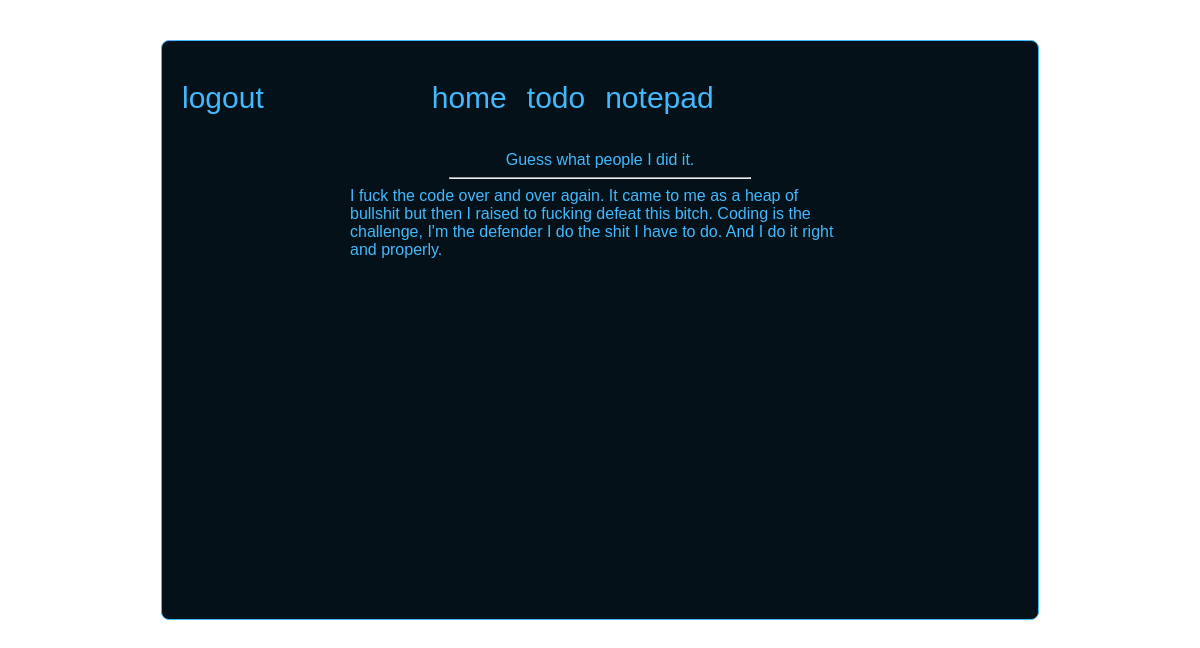
The app's page /notepadRoom/4/ (signed in) with its own data.
### base/models.py (models this page shows)
class Notepad(models.Model):
    title = models.CharField(max_length=225)
    body = models.TextField()
    created = models.DateTimeField(auto_now=True)
    updated = models.DateField(auto_now=True)
    class Meta: ordering = ["-created", "-updated"]
    def __str__(self): return self.title

### base/views.py (the view)
# urls.py: path('notepadRoom/<str:pk>/', views.notepadRoom, name='notepadRoom'),
@login_required(login_url="MainLogin")
def notepadRoom(request, pk):
    notepad = Notepad.objects.get(id=pk)
    context = {'notepad': notepad}
    return render(request,'base/notepadRoom.html', context)

### base/templates/base/notepadRoom.html
{% extends 'main.html' %}
    {% block content %}
        <div class="container-content">
            {% include 'navBar.html'%}
            <div class="middle-id">{{notepad| capfirst}}</div>
            <hr/>
            <div class="container-container">
               <div >{{notepad.body | capfirst}}</div>
            </div>
         </div>
    {% endblock  %}

### static/styles/main.css (style rules this page uses)
body { margin:0px; background: white; color:#42B9FC; font-family: Verdana, Geneva, Tahoma, sans-serif; }
.container-content { width: 836px; height: 578px; border-style: solid; border-color: antiquewhite; margin-left: auto; margin-right:auto; margin-top:40px; border-width: 1px; background:#041118; border-radius: 8px; display: flex; flex-direction: column; flex-wrap: wrap; padding-left: 20px; padding-right:20px; border-color: #42B9FC; }
.container-container { overflow-y: scroll; margin-left: auto; margin-right: auto; width: 500px; height: 300px; }
.middle-id { margin-left:auto; margin-right:auto; }
hr { background:#42B9FC; width:300px; }

### records on screen
Notepad: title "Guess what people I did it.", body "I fuck the code over and over again. It came to me as a heap of bullshit but then I raised to fucking defeat this bitch. Coding is the challenge, I'm the defender I do the shit I have to do. And I do it right and properly."
